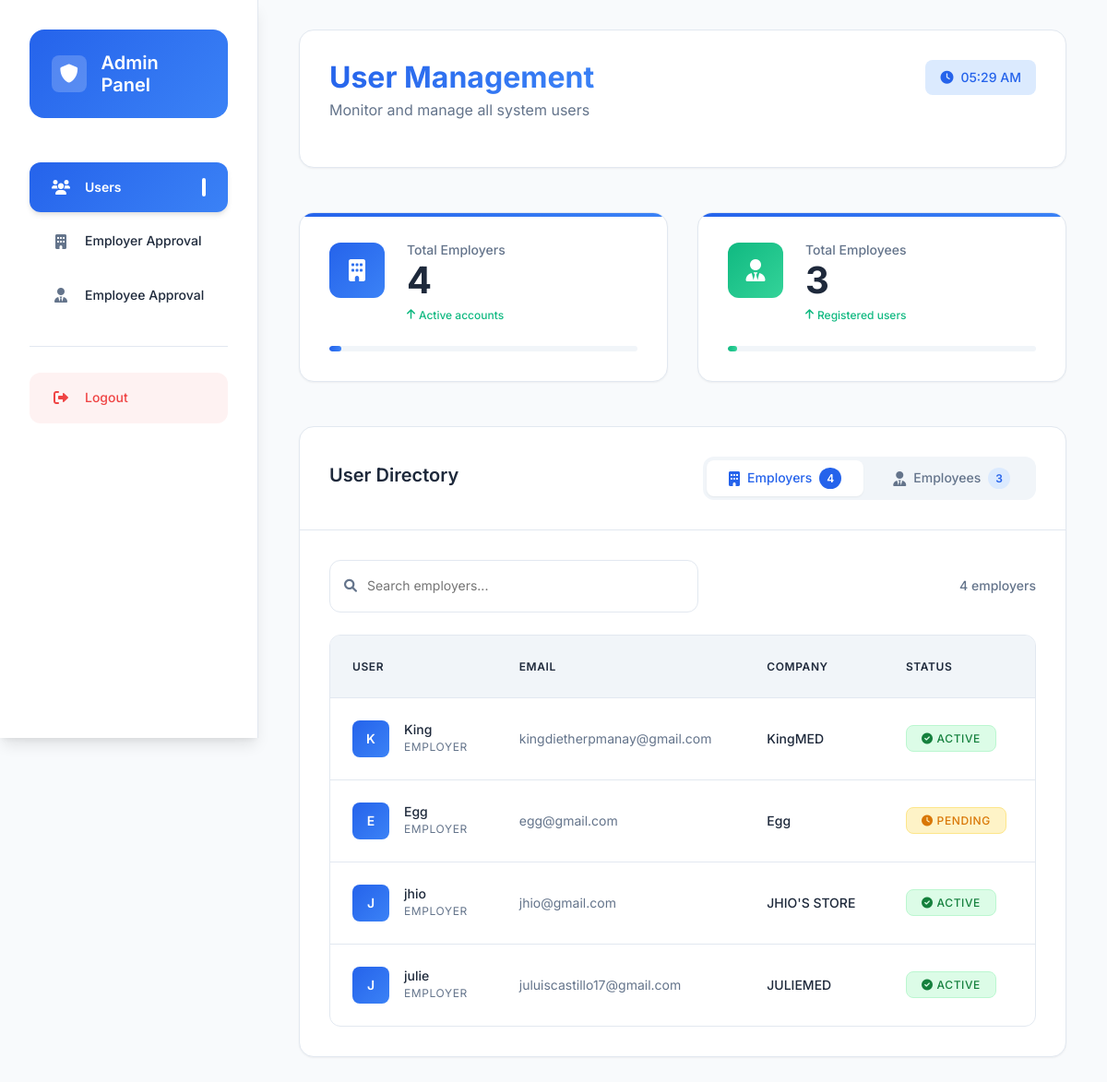
Page /secret-admin/dashboard/ (signed in) on the earlier database version.
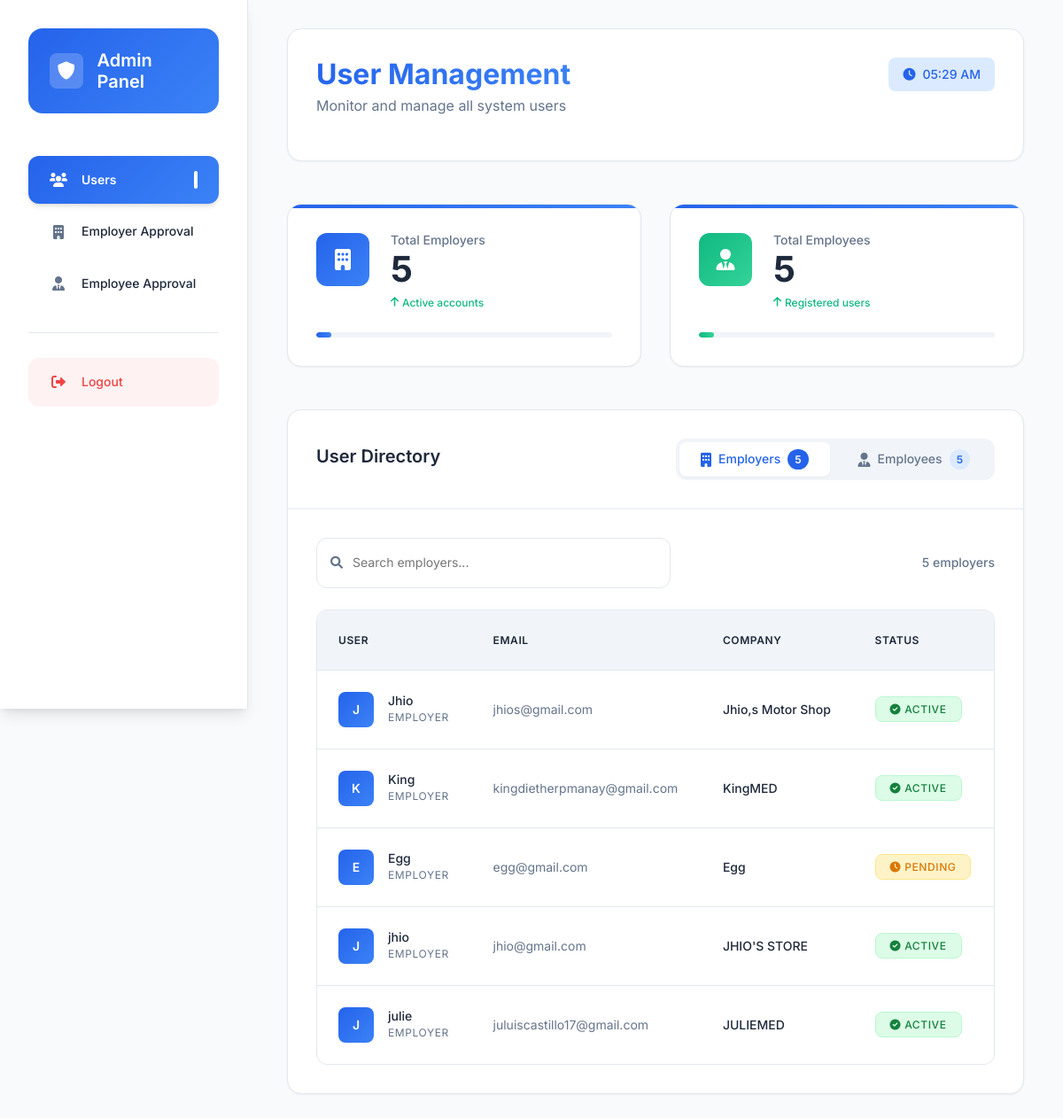
Same page on the later database version.
### employer/models.py (models this page shows, shortened)
class Employer(models.Model):
    REGISTRATION_TYPE_CHOICES = [
        ('SEC', 'SEC Registration'),
        ('DTI', 'DTI Registration'),
        ('BRGY', 'Barangay Clearance'),
        ('MAYOR', 'Mayor\'s Permit / Business Permit'),
        ('BIR', 'BIR Certificate of Registration (Form 2303)'),
        ('SANITARY', 'Sanitary Permit / Health Permit'),
        ('FDA', 'BFAD / FDA Permit'),
        ('LABEL', 'DTI or FDA Labeling Compliance'),
    ]
    username = models.CharField(max_length=100, unique=True)
    email = models.EmailField(unique=True)
    password = models.CharField(max_length=128)
    company_name = models.CharField(max_length=255, blank=True)
    company_description = models.TextField(blank=True)
    company_website = models.URLField(blank=True)
    company_location = models.CharField(max_length=255, blank=True)
    latitude = models.FloatField(null=True, blank=True)
    longitude = models.FloatField(null=True, blank=True)
    industry = models.CharField(max_length=100, blank=True)
    registration_types = models.CharField(
        max_length=255,
        blank=True,
        help_text='Selected registration types'
    )
    business_permit = models.FileField(
        upload_to='business_permits/',
        validators=[validate_file_extension, validate_file_size],
        blank=True,
        null=True,
        help_text='Upload your business permit (PDF, JPG, JPEG, or PNG, max 10MB)'
    )
    registration_document = models.FileField(
        upload_to='registration_documents/',
        validators=[validate_file_extension, validate_file_size],
        blank=True,
        null=True,
        help_text='Upload your SEC/DTI registration document (PDF, JPG, JPEG, or PNG, max 10MB)'
    )
    registration_number = models.CharField(
        max_length=50,
        blank=True,
        help_text='Your SEC/DTI registration number'
    )
    registration_date = models.DateField(
        null=True,
        blank=True,
        help_text='Date of SEC/DTI registration'
    )
    barangay_clearance = models.FileField(
        upload_to='barangay_clearances/',
        validators=[validate_file_extension, validate_file_size],
        blank=True,
        null=True,
        help_text='Upload your Barangay Clearance (PDF, JPG, JPEG, or PNG, max 10MB)'
    )
    mayors_permit = models.FileField(
        upload_to='mayors_permits/',
        validators=[validate_file_extension, validate_file_size],
        blank=True,
        null=True,
        help_text='Upload your Mayor\'s Permit (PDF, JPG, JPEG, or PNG, max 10MB)'
    )
    bir_certificate = models.FileField(
        upload_to='bir_certificates/',
        validators=[validate_file_extension, validate_file_size],
        blank=True,
        null=True,
        help_text='Upload your BIR Certificate (Form 2303) (PDF, JPG, JPEG, or PNG, max 10MB)'
    )
    sanitary_permit = models.FileField(
        upload_to='sanitary_permits/',
        validators=[validate_file_extension, validate_file_size],
        blank=True,
        null=True,
        help_text='Upload your Sanitary Permit (PDF, JPG, JPEG, or PNG, max 10MB)'
    )
    fda_permit = models.FileField(
        upload_to='fda_permits/',
        validators=[validate_file_extension, validate_file_size],
        blank=True,
        null=True,
        help_text='Upload your FDA Permit (PDF, JPG, JPEG, or PNG, max 10MB)'
    )
    labeling_compliance = models.FileField(
        upload_to='labeling_compliance/',
        validators=[validate_file_extension, validate_file_size],
        blank=True,
        null=True,
        help_text='Upload your DTI or FDA Labeling Compliance (PDF, JPG, JPEG, or PNG, max 10MB)'
    )
    last_login = models.DateTimeField(null=True, blank=True)
    date_joined = models.DateTimeField(default=timezone.now)
    is_active = models.BooleanField(default=True)
    is_verified = models.BooleanField(default=False)
    is_approved = models.BooleanField(default=False)
    approval_date = models.DateTimeField(null=True, blank=True)
    rejection_reason = models.TextField(blank=True, null=True)

### admin_panel/views.py (the view)
# urls.py: path('dashboard/', views.admin_dashboard, name='dashboard'),
@login_required
@user_passes_test(is_admin)
def admin_dashboard(request):
    try:
        employees = Employee.objects.all().order_by('-date_joined')
        employers = Employer.objects.all().order_by('-date_joined')
        context = {
            'employees': employees,
            'employers': employers,
        }
        return render(request, 'admin_panel/dashboard.html', context)
    except Exception as e:
        messages.error(request, f'Error loading dashboard: {str(e)}')
        return render(request, 'admin_panel/dashboard.html', {'employees': [], 'employers': []})

### admin_panel/views.py (called while the page is built)
def is_admin(user):
    return user.is_authenticated and user.is_admin

### admin_panel/templates/admin_panel/dashboard.html (shortened to what the changed rows need)
{% extends "base.html" %}
{% load static %}
{% block extra_css %}
<link rel="stylesheet" href="{% static 'css/admin_panel.css' %}">
{% endblock %}
{% block content %}
<div class="admin-dashboard container-fluid">
    <aside class="sidebar">
        <div class="sidebar-header">
            <div class="logo-container">
                <h2>Admin Panel</h2>
            </div>
        </div>
    </aside>
    <main class="main-content">
        <div class="content-header">
            <div class="header-content">
                <div class="header-text">
                    <h1>User Management</h1>
                </div>
            </div>
        </div>
        <div class="stats-grid">
            <div class="stat-card employer-card">
                <div class="stat-content">
                    <div class="stat-details">
                        <h3>Total Employers</h3>
                        <div class="stat-number">{{ employers|length }}</div>
                        <div class="stat-trend">
                            <i class="fas fa-arrow-up"></i>
                            <span>Active accounts</span>
                        </div>
                    </div>
                </div>
            </div>
            <div class="stat-card employee-card">
                <div class="stat-content">
                    <div class="stat-details">
                        <h3>Total Employees</h3>
                        <div class="stat-number">{{ employees|length }}</div>
                        <div class="stat-trend">
                            <i class="fas fa-arrow-up"></i>
                            <span>Registered users</span>
                        </div>
                    </div>
                </div>
            </div>
        </div>
        <div class="tabs-section">
            <div class="tabs-header">
                <h2>User Directory</h2>
                <div class="tabs-nav">
                    <button class="tab-btn active" data-tab="employers">
                        <i class="fas fa-building"></i>
                        <span>Employers</span>
                        <span class="tab-count">{{ employers|length }}</span>
                    </button>
                    <button class="tab-btn" data-tab="employees">
                        <i class="fas fa-user-tie"></i>
                        <span>Employees</span>
                        <span class="tab-count">{{ employees|length }}</span>
                    </button>
                </div>
            </div>
            <div id="employers-content" class="tab-content active">
                <div class="table-card">
                    <div class="table-header">
                        <div class="table-meta">
                            <span class="total-count">{{ employers|length }} employers</span>
                        </div>
                    </div>
                    <div class="table-container">
                        <table class="data-table">
                            <thead>
                                <tr>
                                    <th>User</th>
                                    <th>Email</th>
                                    <th>Company</th>
                                    <th>Status</th>
                                </tr>
                            </thead>
                            <tbody>
                                {% for employer in employers %}
                                <tr class="table-row" data-employer-id="{{ employer.id }}">
                                    <td>
                                        <div class="user-cell">
                                            <div class="user-avatar employer-avatar">
                                                {{ employer.username|make_list|first|upper }}
                                            </div>
                                            <div class="user-info">
                                                <span class="user-name">{{ employer.username }}</span>
                                                <span class="user-type">Employer</span>
                                            </div>
                                        </div>
                                    </td>
                                    <td class="email-cell">{{ employer.email }}</td>
                                    <td class="company-cell">{{ employer.company_name }}</td>
                                    <td>
                                        {% if employer.is_approved %}
                                            <span class="status-badge status-active">
                                                <i class="fas fa-check-circle"></i>
                                                Active
                                            </span>
                                        {% else %}
                                            <span class="status-badge status-inactive">
                                                <i class="fas fa-clock"></i>
                                                Pending
                                            </span>
                                        {% endif %}
                                    </td>
                                </tr>
                                {% endfor %}
                            </tbody>
                        </table>
                    </div>
                </div>
            </div>
        </div>
    </main>
</div>
{% endblock %}

Differences in the rows shown:
added Employer: username|make_list "J", username "Jhio", email "jhios@gmail.com", company_name "Jhio,s Motor Shop", is_approved True (drawn)
Other differences:
{{ employers|length }}: "4" → "5"
{{ employees|length }}: "3" → "5"
